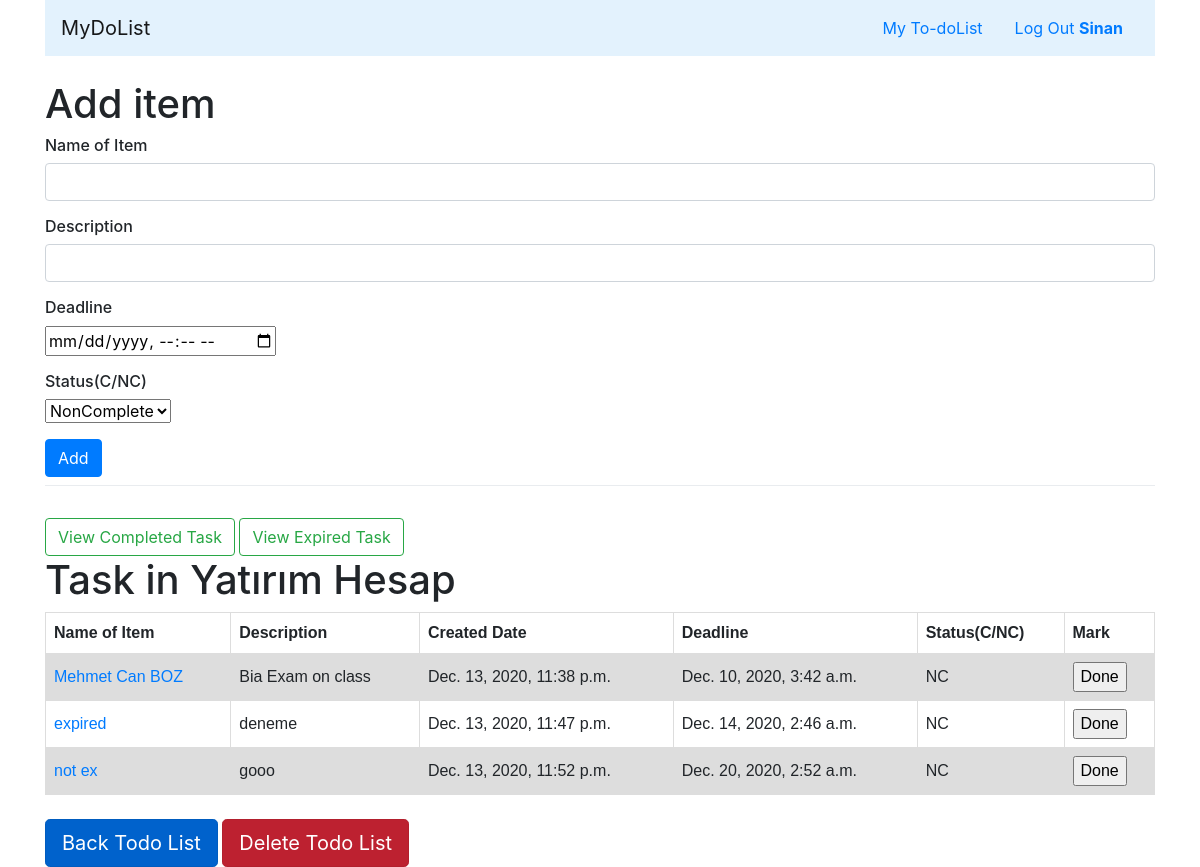
Page /todo/6 (signed in) on the committed database.
### todo/models.py (models this page shows, shortened)
class User(AbstractUser):
    pass

class Dolist(models.Model):
    user_todo=models.ForeignKey(User, on_delete=models.CASCADE, related_name="user_todos")
    name_list=models.CharField(max_length=1024)
    item=models.ManyToManyField(Item, blank=True, related_name="item_list")

class Item(models.Model):
    name_item = models.CharField(max_length=1024)
    desciption=models.CharField(max_length=2048)
    create_date=models.DateTimeField(auto_now=True)
    deadline=models.DateTimeField(auto_now=False)
    status=models.CharField(max_length=2,choices=Item_CHOICES,default=NONCOMPLETE)

### todo/views.py (the view)
# urls.py: path("todo/<int:list_id>",views.listitem,name="listitem"),
@login_required(login_url='/login')
def listitem(request,list_id):
    todo=Dolist.objects.get(pk=list_id)
    todolists=todo.item.all().order_by('name_item')
    C="NC"
    return render(request,"todo/listitem.html",{
        "todo":todo,"todolists":todolists,"C":C
    })

### todo/templates/todo/listitem.html (shortened to what this page needs)
{% extends "todo/layout.html" %}
{% block body %}
<div class="container">
    <br>
    <h1>Add item</h1>
  <form action="{% url 'additem' todo.id %}"  method="post">
    <div class="form-group">
      <h6>Name of Item</h6>
      <input type="Text" class="form-control" name="name">
    </div>
    <div class="form-group">
      <h6>Description</h6>
      <input type="Text" class="form-control" name="description">
    </div>
    <div class="form-group">
        <h6>Deadline</h6>
      <input type="datetime-local" id="" name="deadline">
    </div>
    <div class="form-group">
        <h6>Status(C/NC)</h6>
        <select name="status">
           <option value="NC" selected>NonComplete</option>
        </select>
    </div>
    <button type="submit" class="btn btn-primary">Add</button>
  </form>
 <div class="dropdown-divider"></div>
    <br>
<a href="{%url 'complete' todo.id%}" class="btn btn-outline-success">View Completed Task</a>
    <a style="text-align:center;" href="{%url 'expired' todo.id%}" class="btn btn-outline-success">View Expired Task</a>
    <h1>Task in {{ todo.name_list}}</h1>
<table>
  <tr>
    <th>Name of Item</th>
     <th>Description</th>
     <th>Created Date</th>
     <th>Deadline</th>
     <th>Status(C/NC)</th>
      <th>Mark</th>
  </tr>
    {% for todolist in todolists %}
    {% ifequal todolist.status  C  %}
  <tr>
    <td><a href=""> {{todolist.name_item}} </a></td>
    <td> {{todolist.desciption}} </td>
    <td> {{todolist.create_date}} </td>
    <td> {{todolist.deadline}} </td>
    <td> {{todolist.status}} </td>
     <td> <form action="{%url 'done' todo.id todolist.id %}" method="post">
    <input type="submit" value="Done">
</form> </td>
  </tr>
{% endifequal %}
  {% endfor %}
</table>
    <br>
    <a href="{%url 'todo' %}" class="btn btn-primary btn-lg active">Back Todo List</a>
    <a href="{%url 'deletetodo' todo.id %}" class="btn btn-danger btn-lg active">Delete Todo List</a>
</div>
{% endblock %}

### todo/templates/todo/layout.html (shortened to what this page needs)
{% load static %}
<!DOCTYPE html>
<html lang="en">
    <head>
        <link rel="stylesheet" href="https://stackpath.bootstrapcdn.com/bootstrap/4.4.1/css/bootstrap.min.css">
        <link href="{% static 'todo/style.css' %}" rel="stylesheet">
        <link rel="stylesheet" href="https://maxcdn.bootstrapcdn.com/bootstrap/4.0.0/css/bootstrap.min.css">
    </head>
    <header>
        <div class="container">
           <nav class="navbar navbar-light" style="background-color: #e3f2fd;">
            <a class="navbar-brand" href="{% url 'index' %}">MyDoList</a>
               <ul class="nav">
          {% if user.is_authenticated %}
            <li class="nav-item">
                <a class="nav-link" href="{% url 'todo' %}">My To-doList</a>
            </li>
            <li class="nav-item">
                    <a class="nav-link" href="{% url 'logout' %}">Log Out <strong>{{ user.username }}</strong> </a>
            </li>
        {% endif %}
        </header>
    <body>
        {% block body %}
        {% endblock %}
    </body>
</html>

### todo/static/todo/style.css (style rules this page uses)
table { font-family: arial, sans-serif; border-collapse: collapse; width: 100%; }
td, th { border: 1px solid #dddddd; text-align: left; padding: 8px; }
tr:nth-child(even) { background-color: #dddddd; }

### rows in the picture
User: username "Sinan"
Dolist: name_list "Yatırım Hesap"
Item: name_item "Mehmet Can BOZ", desciption "Bia Exam on class", create_date "Dec. 13, 2020, 11:38 p.m.", deadline "Dec. 10, 2020, 3:42 a.m.", status "NC"
Item: name_item "expired", desciption "deneme", create_date "Dec. 13, 2020, 11:47 p.m.", deadline "Dec. 14, 2020, 2:46 a.m.", status "NC"
Item: name_item "not ex", desciption "gooo", create_date "Dec. 13, 2020, 11:52 p.m.", deadline "Dec. 20, 2020, 2:52 a.m.", status "NC"
